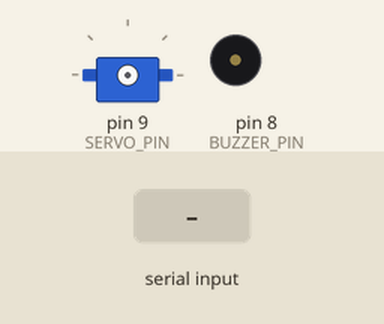
Recording of a sketch running on a simulated Arduino Uno, built with avr-gcc and run on an emulated ATmega328P. On the bench: servo, buzzer (waves = sounding). The test bench sets the inputs (shaded band). What the sketch prints to the serial monitor is not drawn.

Above: at 1.2 s.
1.3 s: "D:\n" received over Serial
At 1.55 s:
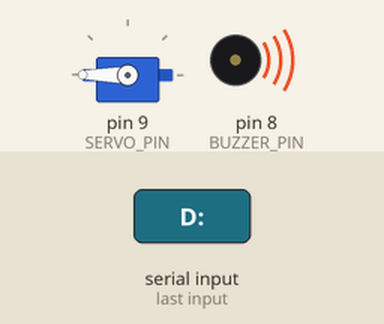
3.1 s: "90;45\n" received over Serial
At 3.35 s:
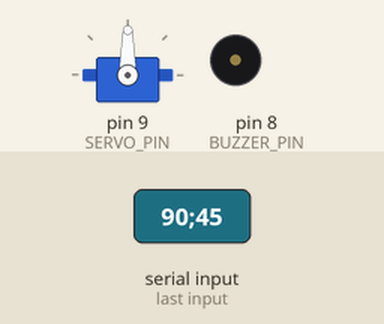
4.9 s: "30;150\n" received over Serial
At 5.21 s:
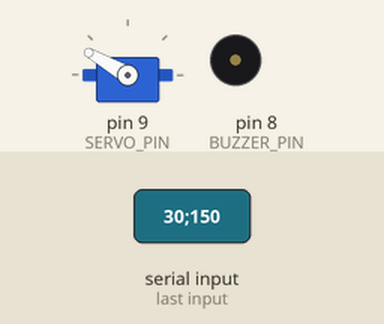
6.7 s: "5\n" received over Serial
Timing chart, 0 to 9.4 s (numbered marks = the images above; inputs shaded):
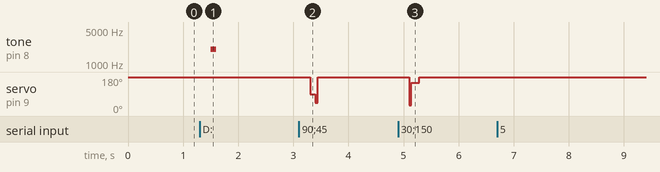

Measured:
- after the input at 1.3 s, tone on pin 8 (BUZZER_PIN): silent → 2000 Hz after 0.20 s, → silent 0.10 s later
- after the input at 3.1 s, servo on pin 9 (SERVO_PIN): 180° → 90° after 0.21 s, → 180° 0.09 s later
- after the input at 4.9 s, servo on pin 9 (SERVO_PIN): 180° → 150° after 0.21 s, → 180° 0.18 s later

The sketch:

ccmadocchi.ino
```cpp
#include <Servo.h>

Servo servo;
const int SERVO_PIN = 9;
const int BUZZER_PIN = 8;
const int REST_ANGLE = 180;

void setup() {
    Serial.begin(9600);
}

void initServo() {
    noInterrupts();
    servo.attach(SERVO_PIN);
    servo.write(REST_ANGLE);
    interrupts();
    delay(200);
}

void executeSteps(String command) {
    int start = 0;
    while (start < command.length()) {
        int semicolon = command.indexOf(';', start);
        if (semicolon == -1) semicolon = command.length();
        String step = command.substring(start, semicolon);

        int comma = step.indexOf(',');
        int angle = step.substring(0, comma).toInt();
        int hold = step.substring(comma + 1).toInt();

        servo.write(angle);
        delay(hold);

        start = semicolon + 1;
    }
    servo.write(REST_ANGLE);
    delay(400);
    servo.detach();
}

void loop() {
    if (Serial.available() > 0) {
        String command = Serial.readStringUntil('\n');
        command.trim();
        if (command.length() > 0) {
            if (!servo.attached()) {
                initServo();
            }
            if (command.startsWith("D:")) {
                tone(BUZZER_PIN, 2000, 100);
                delay(150);
                noTone(BUZZER_PIN);
                command = command.substring(2);
            }
            executeSteps(command);
            Serial.write('k');
        }
    }
}
```
